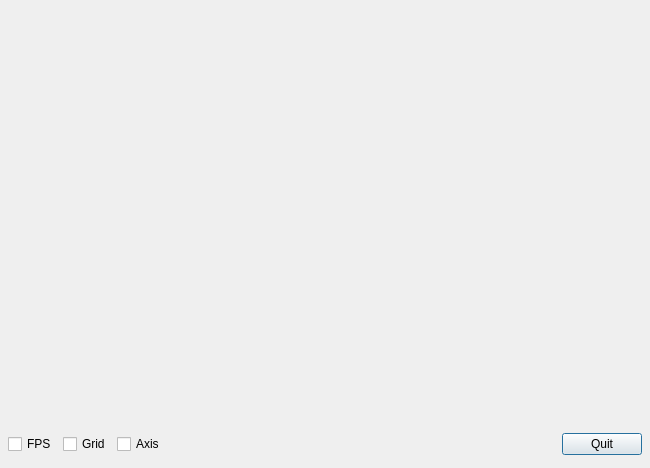
<?xml version="1.0" encoding="UTF-8"?>
<ui version="4.0">
 <class>Dialog</class>
 <widget class="QDialog" name="Dialog">
  <property name="geometry">
   <rect>
    <x>0</x>
    <y>0</y>
    <width>650</width>
    <height>468</height>
   </rect>
  </property>
  <property name="windowTitle">
   <string>Interface</string>
  </property>
  <layout class="QVBoxLayout">
   <property name="leftMargin">
    <number>8</number>
   </property>
   <property name="topMargin">
    <number>8</number>
   </property>
   <property name="rightMargin">
    <number>8</number>
   </property>
   <property name="bottomMargin">
    <number>8</number>
   </property>
   <item>
    <widget class="Viewer" name="viewer" native="true">
     <property name="sizePolicy">
      <sizepolicy hsizetype="Preferred" vsizetype="Preferred">
       <horstretch>0</horstretch>
       <verstretch>1</verstretch>
      </sizepolicy>
     </property>
    </widget>
   </item>
   <item>
    <layout class="QHBoxLayout">
     <item>
      <widget class="QCheckBox" name="FPSCheckBox">
       <property name="text">
        <string>FPS</string>
       </property>
      </widget>
     </item>
     <item>
      <widget class="QCheckBox" name="GridCheckBox">
       <property name="text">
        <string>Grid</string>
       </property>
      </widget>
     </item>
     <item>
      <widget class="QCheckBox" name="AxisCheckBox">
       <property name="text">
        <string>Axis</string>
       </property>
      </widget>
     </item>
     <item>
      <spacer>
       <property name="orientation">
        <enum>Qt::Horizontal</enum>
       </property>
       <property name="sizeHint" stdset="0">
        <size>
         <width>141</width>
         <height>31</height>
        </size>
       </property>
      </spacer>
     </item>
     <item>
      <widget class="QPushButton" name="cancelButton">
       <property name="text">
        <string>Quit</string>
       </property>
      </widget>
     </item>
    </layout>
   </item>
  </layout>
 </widget>
 <customwidgets>
  <customwidget>
   <class>Viewer</class>
   <extends></extends>
   <header>interface.h</header>
  </customwidget>
 </customwidgets>
 <resources/>
 <connections>
  <connection>
   <sender>cancelButton</sender>
   <signal>clicked()</signal>
   <receiver>Dialog</receiver>
   <slot>reject()</slot>
   <hints>
    <hint type="sourcelabel">
     <x>628</x>
     <y>460</y>
    </hint>
    <hint type="destinationlabel">
     <x>493</x>
     <y>446</y>
    </hint>
   </hints>
  </connection>
  <connection>
   <sender>FPSCheckBox</sender>
   <signal>clicked(bool)</signal>
   <receiver>viewer</receiver>
   <slot>setFPSIsDisplayed(bool)</slot>
   <hints>
    <hint type="sourcelabel">
     <x>41</x>
     <y>449</y>
    </hint>
    <hint type="destinationlabel">
     <x>41</x>
     <y>263</y>
    </hint>
   </hints>
  </connection>
  <connection>
   <sender>AxisCheckBox</sender>
   <signal>clicked(bool)</signal>
   <receiver>viewer</receiver>
   <slot>setAxisIsDrawn(bool)</slot>
   <hints>
    <hint type="sourcelabel">
     <x>150</x>
     <y>441</y>
    </hint>
    <hint type="destinationlabel">
     <x>150</x>
     <y>239</y>
    </hint>
   </hints>
  </connection>
  <connection>
   <sender>GridCheckBox</sender>
   <signal>clicked(bool)</signal>
   <receiver>viewer</receiver>
   <slot>setGridIsDrawn(bool)</slot>
   <hints>
    <hint type="sourcelabel">
     <x>94</x>
     <y>449</y>
    </hint>
    <hint type="destinationlabel">
     <x>94</x>
     <y>234</y>
    </hint>
   </hints>
  </connection>
  <connection>
   <sender>viewer</sender>
   <signal>gridIsDrawnChanged(bool)</signal>
   <receiver>GridCheckBox</receiver>
   <slot>setChecked(bool)</slot>
   <hints>
    <hint type="sourcelabel">
     <x>72</x>
     <y>414</y>
    </hint>
    <hint type="destinationlabel">
     <x>73</x>
     <y>444</y>
    </hint>
   </hints>
  </connection>
  <connection>
   <sender>viewer</sender>
   <signal>axisIsDrawnChanged(bool)</signal>
   <receiver>AxisCheckBox</receiver>
   <slot>setChecked(bool)</slot>
   <hints>
    <hint type="sourcelabel">
     <x>126</x>
     <y>346</y>
    </hint>
    <hint type="destinationlabel">
     <x>129</x>
     <y>453</y>
    </hint>
   </hints>
  </connection>
  <connection>
   <sender>viewer</sender>
   <signal>FPSIsDisplayedChanged(bool)</signal>
   <receiver>FPSCheckBox</receiver>
   <slot>setChecked(bool)</slot>
   <hints>
    <hint type="sourcelabel">
     <x>18</x>
     <y>419</y>
    </hint>
    <hint type="destinationlabel">
     <x>21</x>
     <y>450</y>
    </hint>
   </hints>
  </connection>
 </connections>
</ui>
